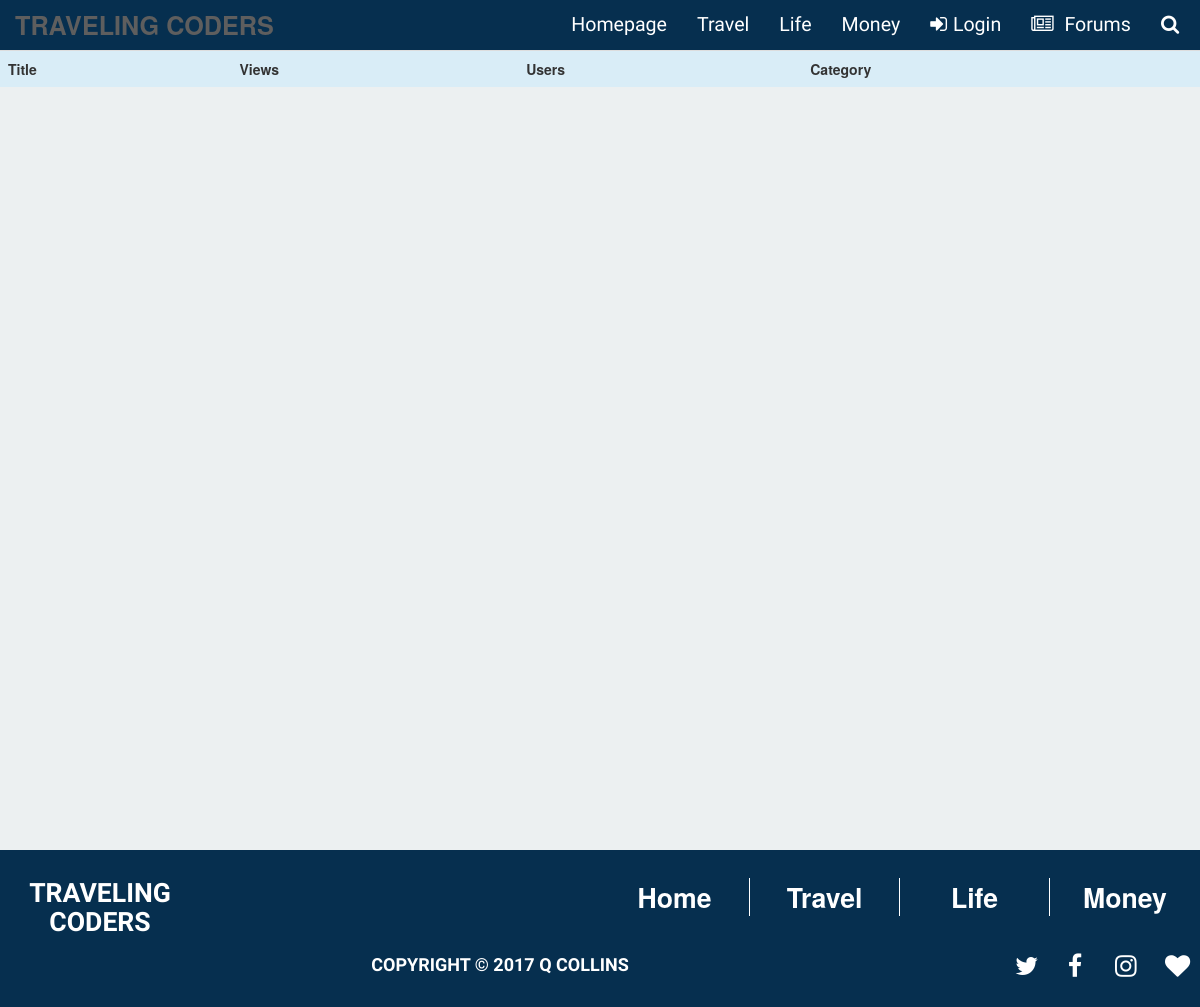
Before: /src/forums?p=boards with the older database file.
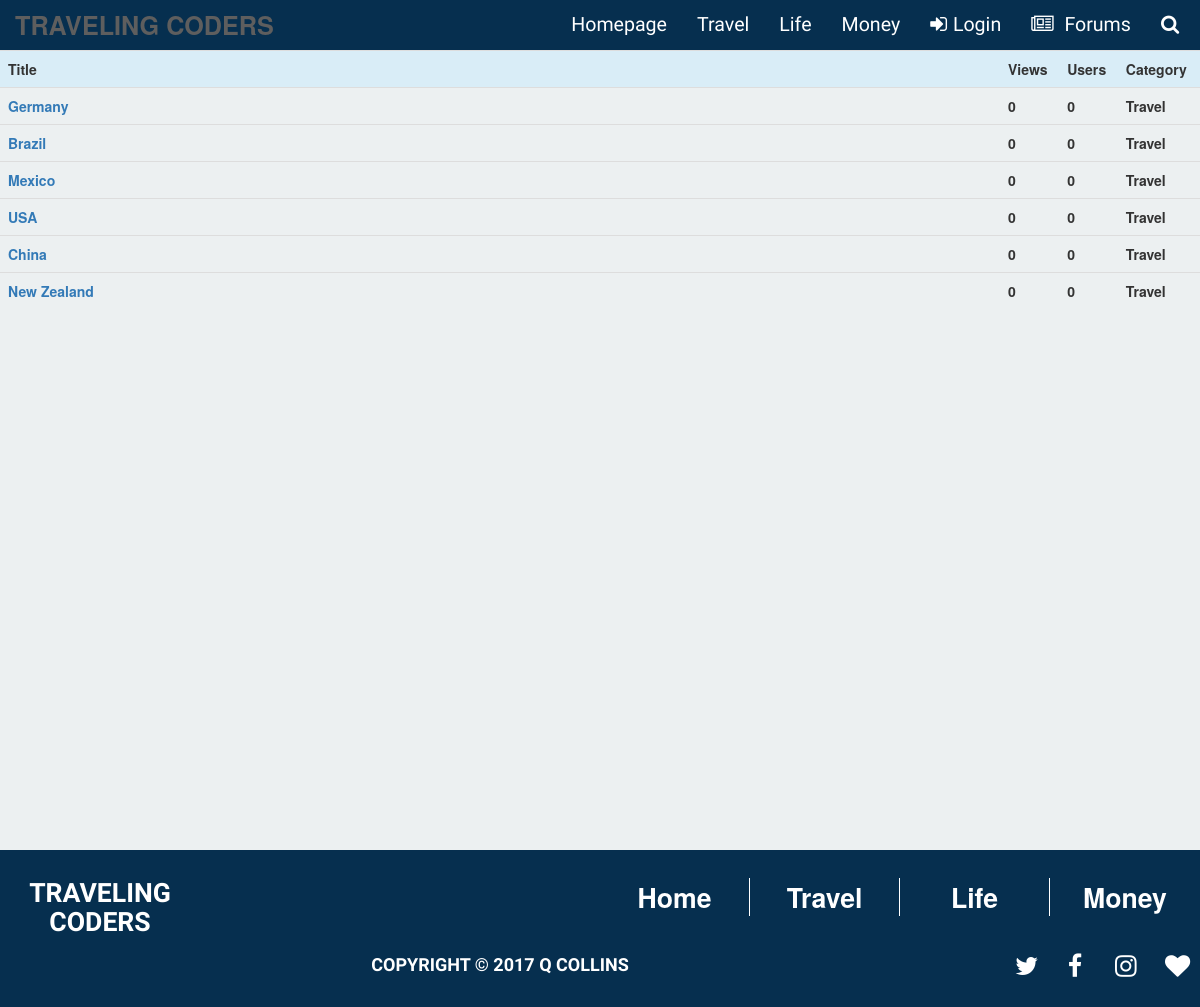
After: the same page with the newer database file.
### tables this page shows
CREATE TABLE `categories` (
  `category_id` int(11) NOT NULL,
  `category_name` varchar(255) NOT NULL
);

CREATE TABLE `boards` (
  `board_id` int(11) NOT NULL,
  `board_title` varchar(255) NOT NULL,
  `board_posts_count` int(11) NOT NULL DEFAULT '0',
  `board_users_count` int(11) NOT NULL DEFAULT '0',
  `category_id` int(11) NOT NULL,
  `board_date` timestamp NOT NULL,
  `board_views_count` int(11) NOT NULL DEFAULT '0',
  `board_open` int(11) NOT NULL DEFAULT '0',
  `user_id` int(11) NOT NULL
);

### src/functions.php (called while the page is built, shortened)
<?php
function getById($str, $column, $id) {
    global $connection;
    $query = "SELECT * FROM {$str} WHERE {$column}={$id}";
    $result = mysqli_query($connection, $query);
    return $result;
}
function getAll($str) {
    global $connection;
    $query = "SELECT * FROM {$str}";
    $result = mysqli_query($connection, $query);
    return $result;
}

### src/includes/boards.php (the view, shortened to what this page needs)
<div class="container-fluid boards-section">
    <div class="row">
        <table class="table table-responsive">
            <tr class="info">
                <th>Title</th>
                <th>Views</th>
                <th>Users</th>
                <th>Category</th>
            </tr>
            <?php
                $query = "SELECT * FROM boards";
                $result = mysqli_query($connection, $query);
                while($board = mysqli_fetch_assoc($result)) {
                    $category_id = $board['category_id'];
                    $category = mysqli_fetch_assoc(getById("categories", "category_id", $category_id));
            ?>
                <tr>
                    <th class="col-md-10"><a href=forums.php?p=threads&board=<?php echo $board["board_id"]?>'><?php echo $board['board_title']; ?></a></th>
                    <th><?php echo $board['board_views_count']; ?></th>
                    <th><?php echo $board['board_users_count']; ?></th>
                    <th><?php echo $category['category_name']; ?></th>
                </tr>
            <?php
                }
            ?>
        </table>
    </div>
</div>

### src/includes/navigation.php (shortened to what this page needs)
<header>
    <nav class="navbar navbar-default navbar-fixed-top">
        <div class="container-fluid">
        <div class="navbar-header">
            <a class="navbar-brand" href="/">Traveling Coders</a>
        </div>
        <div class="collapse navbar-collapse" id="bs-example-navbar-collapse-1">
            <ul class="nav navbar-nav navbar-right">
            <li><a href="/">Homepage</a></li>
            <?php
                $nav = getAll("categories");
                while($row = mysqli_fetch_assoc($nav)) {
                    $category_name = $row['category_name'];
                    $category_name_url = strtolower($category_name);
            ?>
                <li><a href="<?php echo 'sw.php?p='.$category_name_url; ?>"><?php echo $category_name;?></a></li>
            <?php
                }
            ?>
            <?php
                $url_page = "forums";
                $text = "boards";
                $url = urlencode($url_page);
                $url_encoded = $url . "?p=" . urlencode($text);
                if(!isset($_SESSION['userId'])) {
                echo "<li><a href='sw.php?p=login'><i class='fa fa-sign-in'></i>Login</a></li>";
                } else {
                echo "<li><a href='sw.php?p=logout'><i class='fa fa-sign-out'></i>Logout</a></li>";
                echo "<li><a href='/user'><i class='fa fa-cog'></i>Account</a></li>";
                }
            ?>
            <li><a href="<?php echo htmlspecialchars($url_encoded); ?>"><i class="fa fa-newspaper-o"></i> Forums</a></li>
            <li><a href="#" class="search-icon-lnk"><i class="fa fa-search"></i></a></li>
            </ul>
        </div>
        </div>
    </nav>
</header>

Changed rows visible on the page:
added boards: board_title "Germany", board_views_count "0", board_users_count "0", category.category_name "Travel"
added boards: board_title "Brazil", board_views_count "0", board_users_count "0", category.category_name "Travel"
added boards: board_title "Mexico", board_views_count "0", board_users_count "0", category.category_name "Travel"
added boards: board_title "USA", board_views_count "0", board_users_count "0", category.category_name "Travel"
added boards: board_title "China", board_views_count "0", board_users_count "0", category.category_name "Travel"
added boards: board_title "New Zealand", board_views_count "0", board_users_count "0", category.category_name "Travel"
